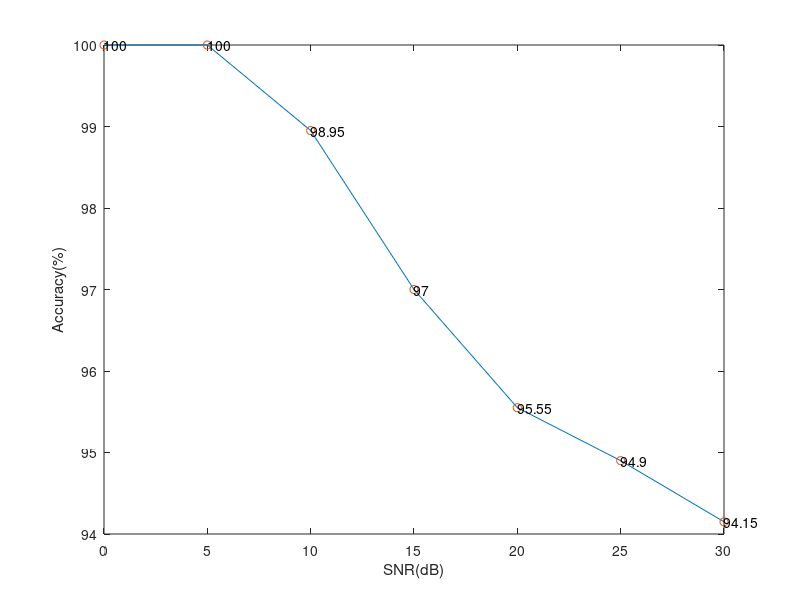
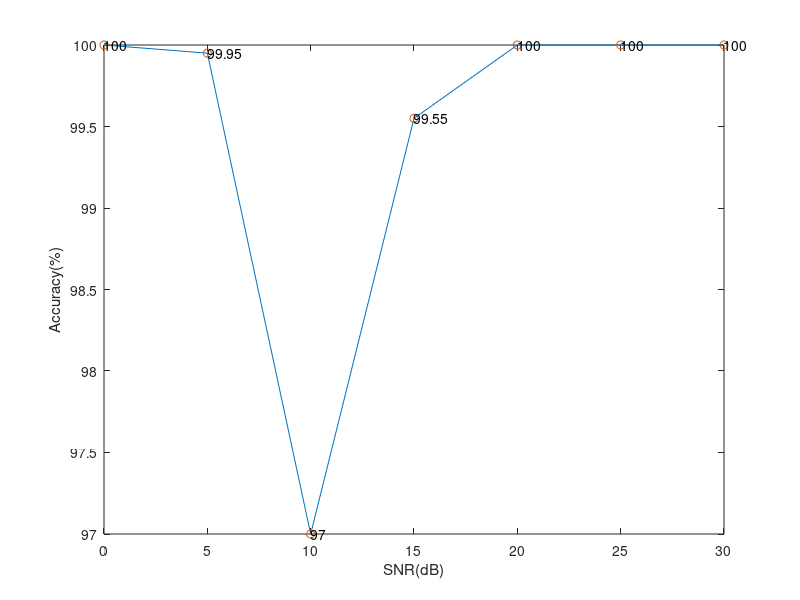

MATLAB code for these plots, in order:
result_Q = [100, 100, 98.95, 97, 95.55, 94.90, 94.15];

num = 0:1:6;

figure;
plot(num*5, result_Q); hold on;
plot(num*5, result_Q,'o');
xlabel("SNR(dB)")
ylabel("Accuracy(%)")
text(0, result_Q(1), num2str(result_Q(1)));
text(5, result_Q(2), num2str(result_Q(2)));
text(10, result_Q(3), num2str(result_Q(3)));
text(15, result_Q(4), num2str(result_Q(4)));
text(20, result_Q(5), num2str(result_Q(5)));
text(25, result_Q(6), num2str(result_Q(6)));
text(30, result_Q(7), num2str(result_Q(7)));

result_8 = [100, 99.95, 97, 99.55, 100, 100, 100];

num = 0:1:6;

figure;
plot(num*5, result_8); hold on;
plot(num*5, result_8,'o');
xlabel("SNR(dB)")
ylabel("Accuracy(%)")
text(0, result_8(1), num2str(result_8(1)));
text(5, result_8(2), num2str(result_8(2)));
text(10, result_8(3), num2str(result_8(3)));
text(15, result_8(4), num2str(result_8(4)));
text(20, result_8(5), num2str(result_8(5)));
text(25, result_8(6), num2str(result_8(6)));
text(30, result_8(7), num2str(result_8(7)));

